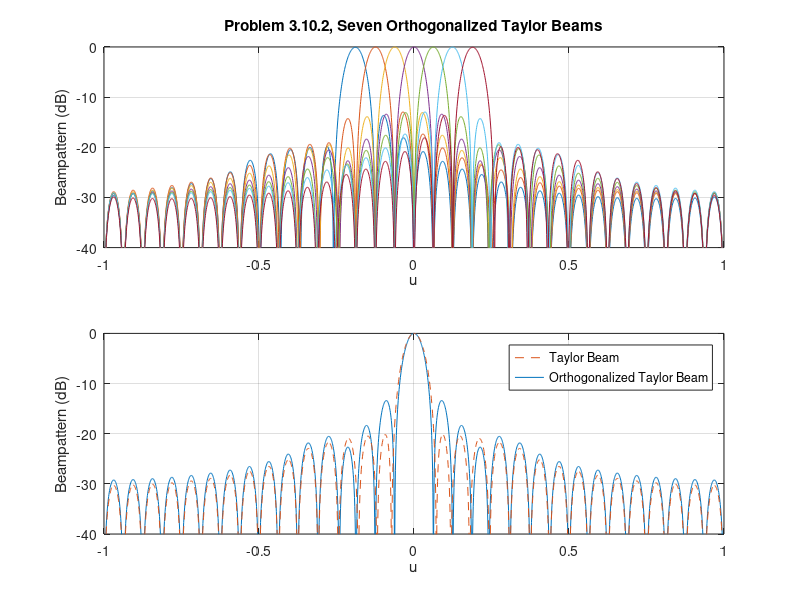

The MATLAB source for this figure:
%%%%%%%%%%%%%%%%%%%%%%%%%%%%%%%%
% problem 3.10.2 
% K. Bell 11/3/00
% Updated 10/10/03 by K. Bell
%%%%%%%%%%%%%%%%%%%%%%%%%%%%%%%%

clear all
close all
N=32;
d=0.5;
D = d*[-(N-1)/2:1:(N-1)/2].';
u = [-1:0.001:1];
v = exp(j*2*pi*D*u);
nu = length(u);
u2 = [-3:1:3]*2/N;
n2 = length(u2);
v2 = exp(j*2*pi*D*u2);


% Taylor weights
nbar = 6;

SL = [-20];

w = zeros(N,1);

R = 10^(-SL/20);
Asq = (acosh(R)/pi)^2;
if rem(N,2)==0  % even
   psi = (2*pi/N)*[1:1:(N/2)-1].';
   psinbar = (2*pi/N)*nbar*sqrt((Asq+[0.5:1:nbar-1.5].^2).'/(Asq+(nbar-0.5).^2));
   psin = [psinbar;psi(nbar:(N/2)-1)];
   psit = [psin;-psin;-pi];
else % odd
   psi = (2*pi/N)*[1:1:(N-1)/2].';
   psinbar = (2*pi/N)*nbar*sqrt((Asq+[0.5:1:nbar-1.5].^2).'/(Asq+(nbar-0.5).^2));
   psin = [psinbar;psi(nbar:(N-1)/2)];
   psit = [psin;-psin];
end
z = exp(j*psit);
wt = poly(z).';

w = wt/sum(wt);

% Seven steered taylor beams
Bno = v2.*(w*ones(1,7));
% check orthonormality
Bno'*Bno

% Hw
C = Bno'*Bno;
[vv,lam] = eig(C);
Hw = vv*inv(sqrt(real(lam)))*vv';

% alternate Hw
%Hw = inv(sqrtm(C));

Bbs = Bno*Hw;
% check orthonormality
Bbs'*Bbs


Bp = Bbs'*v;

% normalize for plotting
c = max(max(abs(Bp)));
Bp = Bp/c;

subplot(2,1,1);
for n=1:7
h=plot(u, 10*log10(abs(Bp(n,:)).^2));
hold on
end
axis([-1 1 -40 0])
ylabel('Beampattern (dB)')
xlabel('u')
title('Problem 3.10.2, Seven Orthogonalized Taylor Beams')
grid on

subplot(2,1,2);
h1=plot(u, 10*log10(abs(Bp(4,:)).^2));
hold on

Bt = Bno(:,4)'*v;
% normalize for plotting
c = max(max(abs(Bt)));
Bt = Bt/c;
h2=plot(u, 10*log10(abs(Bt.^2)),'--');


axis([-1 1 -40 0])
ylabel('Beampattern (dB)')
xlabel('u')
grid on
h = [h2;h1];
legend(h,'Taylor Beam','Orthogonalized Taylor Beam')
